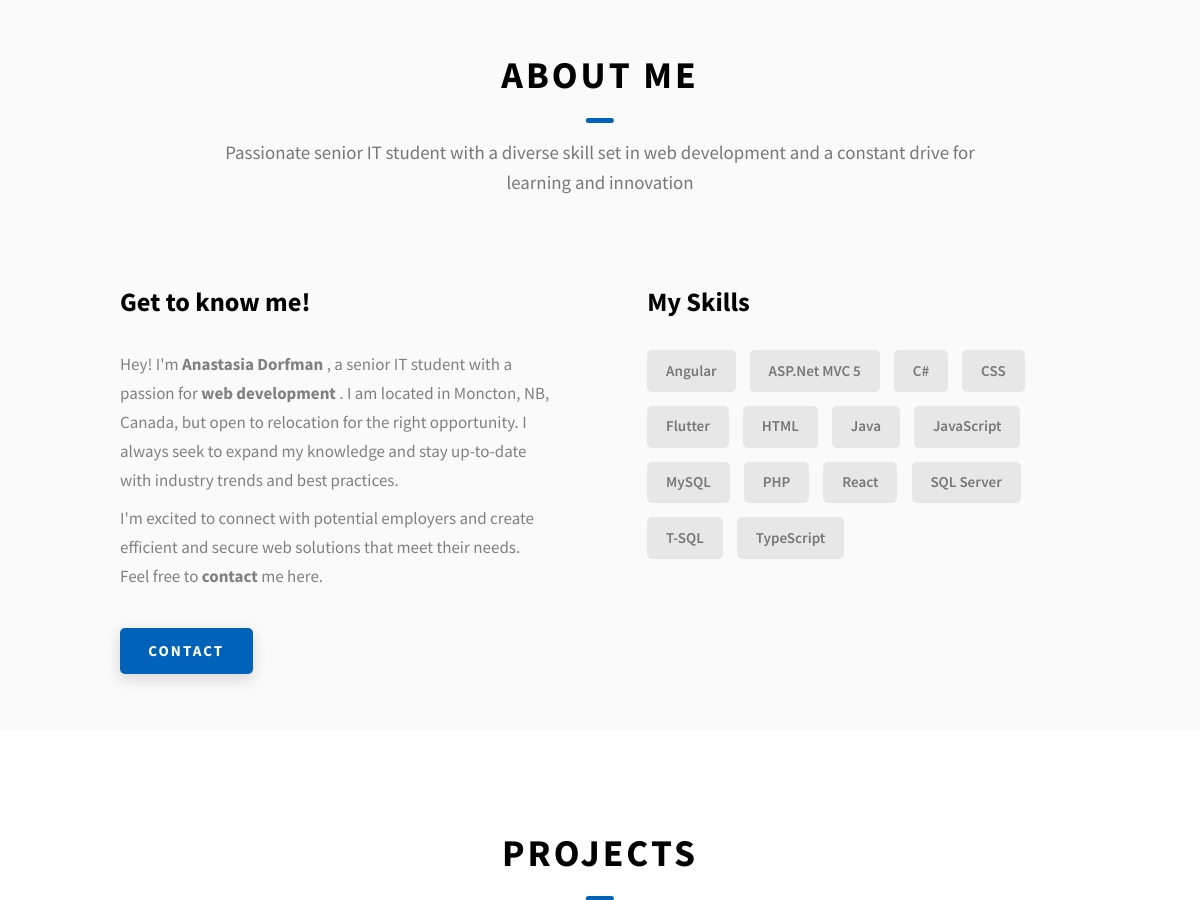
Before: / (middle part) with the older database file.
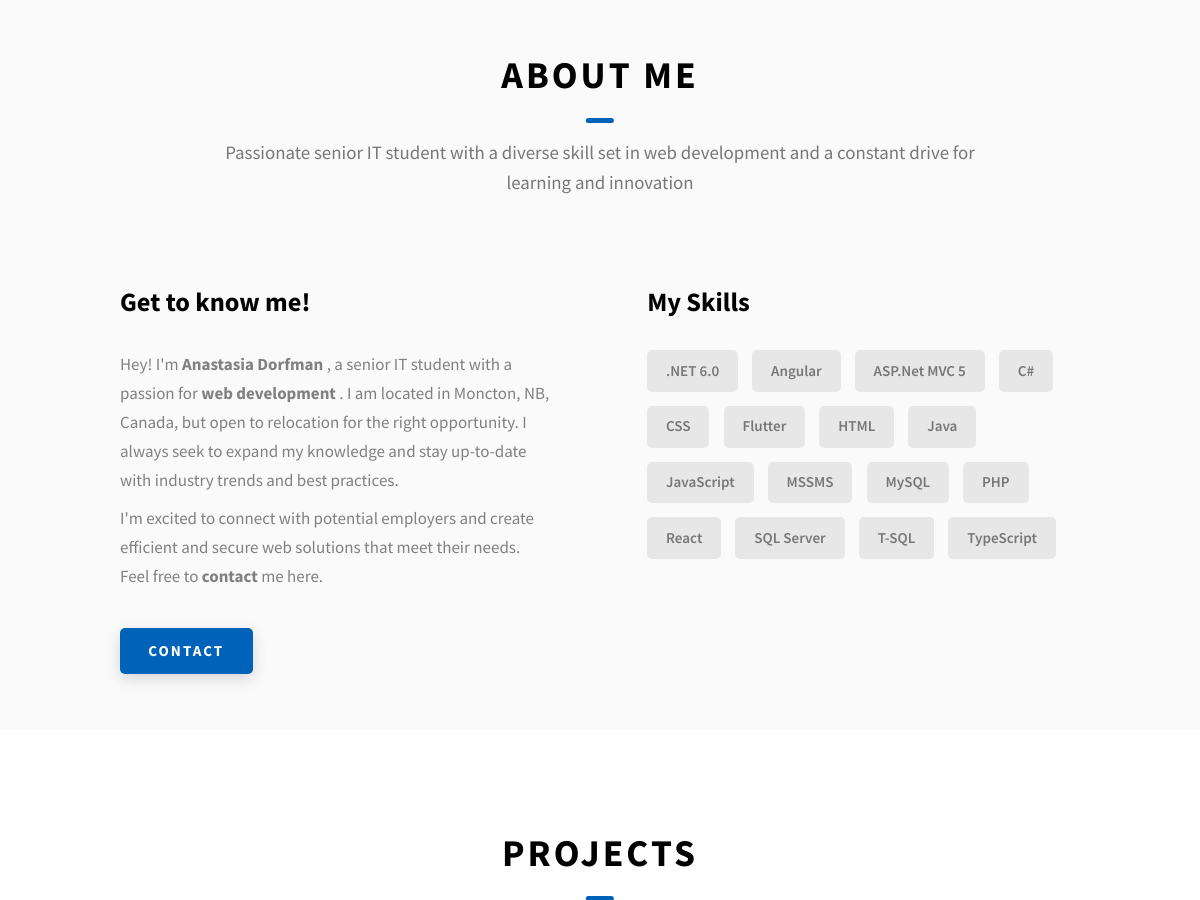
After: the same page with the newer database file.
### tables this page shows
CREATE TABLE `skills` (
  `name` varchar(255) NOT NULL,
  `type` varchar(70) DEFAULT NULL,
  PRIMARY KEY (`name`)
);

### www/includes/functions.php (the view, shortened to what this page needs)
<?php
function getSkills()
{
	try {
		$con = $GLOBALS['con'];
		$sql = "SELECT * FROM skills";
		$result = $con->query($sql);
		if ($result->num_rows > 0) {
			echo '<div class="skills">';
			while ($row = $result->fetch_assoc()) {
				echo '<div class="skills__skill">' . $row['name'] . '</div>';
			}
			echo '</div>';
		}
	} catch (Exception $ex) {
	}
}

### www/index.php (shortened to what this page needs)
<!DOCTYPE html>
<html lang="en">
<head>
  <link rel="stylesheet" href="includes/css/style.css" />
</head>
<body>
  <?php
  include "includes/functions.php";
  ?>
  <section id="about" class="about sec-pad">
    <div class="main-container">
      <h2 class="heading heading-sec heading-sec__mb-med">
        <span class="heading-sec__main">About Me</span>
        <span class="heading-sec__sub">
          Passionate senior IT student with a diverse skill set in web development and a constant drive for learning and innovation
        </span>
      </h2>
      <div class="about__content">
        <div class="about__content-main">
          <h3 class="about__content-title">Get to know me!</h3>
          <div class="about__content-details">
            <p class="about__content-details-para">
              Hey! I'm <strong>Anastasia Dorfman</strong> , a senior IT student with a passion for <strong> web development </strong>. I am
              located in Moncton, NB, Canada, but open to relocation for the right opportunity.
              I always seek to expand my knowledge and stay up-to-date with industry trends and best practices.
            </p>
            <p class="about__content-details-para">
              I'm excited to connect with potential employers and create efficient and secure web solutions that meet their needs.
              Feel free to <strong>contact</strong> me here.
            </p>
          </div>
          <a href="./#contact" class="btn btn--med btn--theme dynamicBgClr">Contact</a>
        </div>
        <div class="about__content-skills">
          <h3 class="about__content-title">My Skills</h3>
          <?php
          getSkills();
          ?>
        </div>
      </div>
    </div>
  </section>
  <section id="projects" class="projects sec-pad">
    <div class="main-container">
      <h2 class="heading heading-sec heading-sec__mb-bg">
        <span class="heading-sec__main">Projects</span>
      </h2>
    </div>
  </section>
</body>
</html>

### www/includes/css/style.css (style rules this page uses)
*, *::after, *::before { margin: 0; padding: 0; box-sizing: inherit; font-family: inherit; }
html { font-size: 62.5%; scroll-behavior: smooth; }
@media only screen and (max-width: 75em) { html { font-size: 59%; } }
body { box-sizing: border-box; position: relative; line-height: 1.5; font-family: sans-serif; overflow-x: hidden; overflow-y: scroll; font-family: 'Source Sans Pro', sans-serif; }
a { text-decoration: none; color: inherit; }
.heading-sec__mb-bg { margin-bottom: 11rem; }
.heading-sec__mb-med { margin-bottom: 9rem; }
.heading-sec__main { display: block; font-size: 4rem; text-transform: uppercase; letter-spacing: 1px; letter-spacing: 3px; text-align: center; margin-bottom: 3.5rem; position: relative; }
.heading-sec__main::after { content: ''; position: absolute; top: calc(100% + 1.5rem); height: 5px; width: 3rem; background: #0062b9; left: 50%; transform: translateX(-50%); border-radius: 5px; }
.heading-sec__sub { display: block; text-align: center; color: #777; font-size: 2rem; font-weight: 500; max-width: 80rem; margin: auto; line-height: 1.6; }
.main-container { max-width: 80%; margin: auto; width: 92%; }
.btn { background: #fff; color: #333; text-transform: uppercase; letter-spacing: 2px; display: inline-block; font-weight: 700; border-radius: 5px; box-shadow: 0 5px 15px 0 rgba(0, 0, 0, 0.15); transition: transform .3s; }
.btn--med { padding: 1.2rem 3rem; font-size: 1.6rem; }
.btn--theme { background: #0062b9; color: #fff; }
.sec-pad { padding: 10rem 0 6rem 0; }
.about { background: #fafafa; }
.about__content { display: grid; grid-template-columns: 1fr 1fr; grid-gap: 10rem; }
.about__content-title { font-weight: 700; font-size: 2.8rem; margin-bottom: 3rem; }
.about__content-details-para { font-size: 1.8rem; color: grey; max-width: 60rem; line-height: 1.7; margin-bottom: 1rem; }
.about__content-details-para:last-child { margin-bottom: 4rem; }
.skills { display: flex; flex-wrap: wrap; }
.skills__skill { padding: 1rem 2rem; margin-bottom: 1.5rem; margin-right: 1.5rem; font-size: 1.6rem; background: rgba(153, 153, 153, 0.2); border-radius: 5px; font-weight: 600; color: #777; }

Changed rows visible on the page:
added skills: name ".NET 6.0"
added skills: name "MSSMS"
